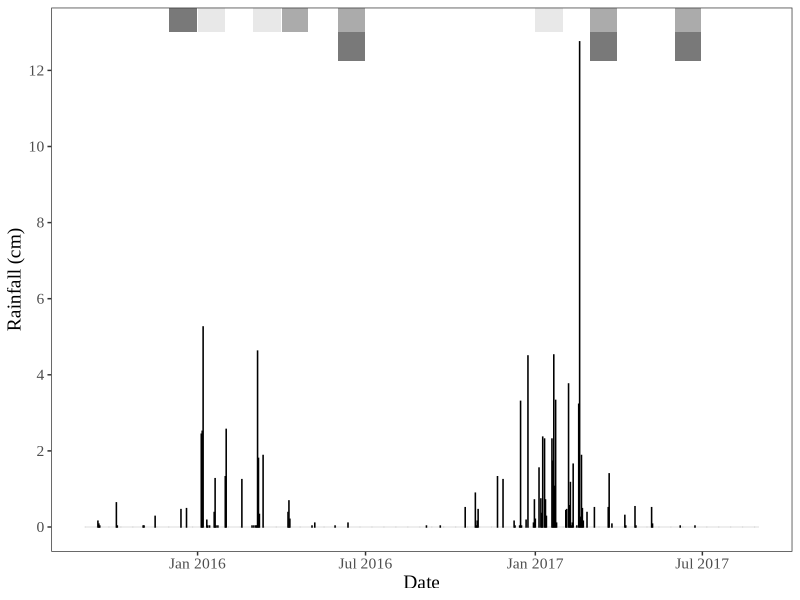
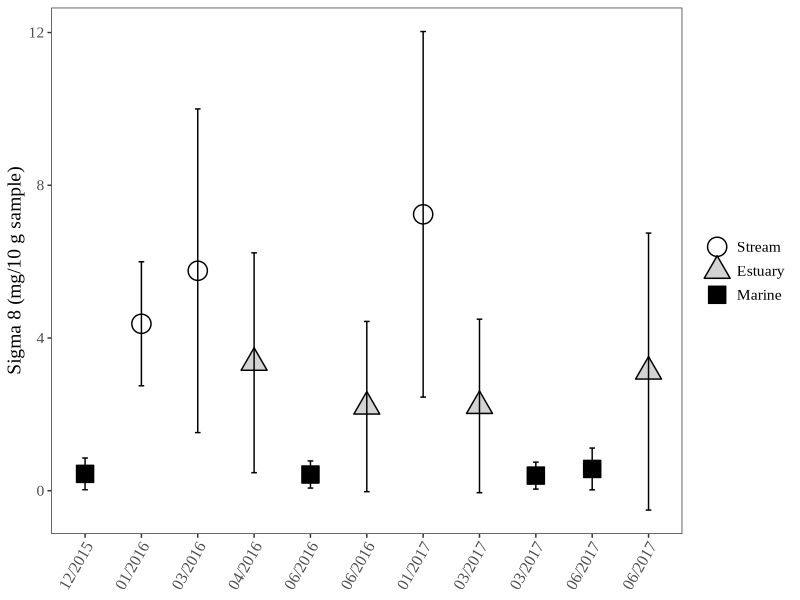
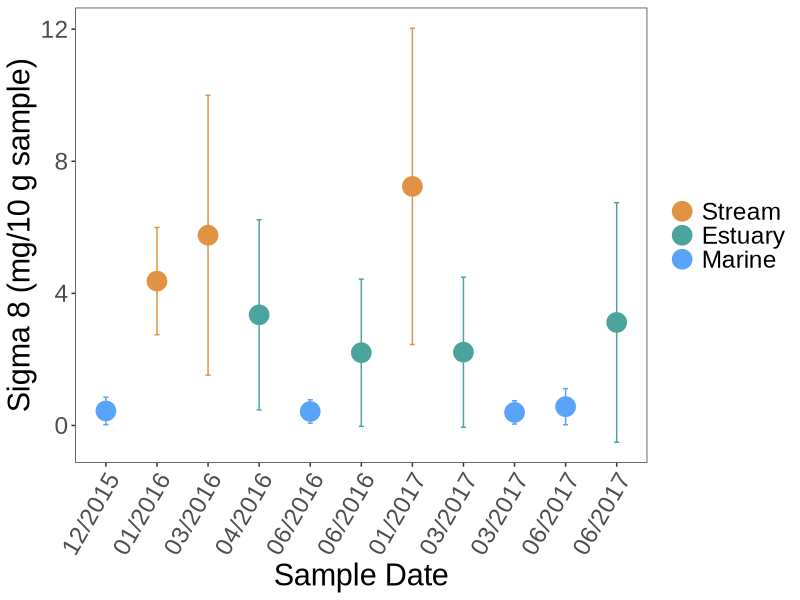
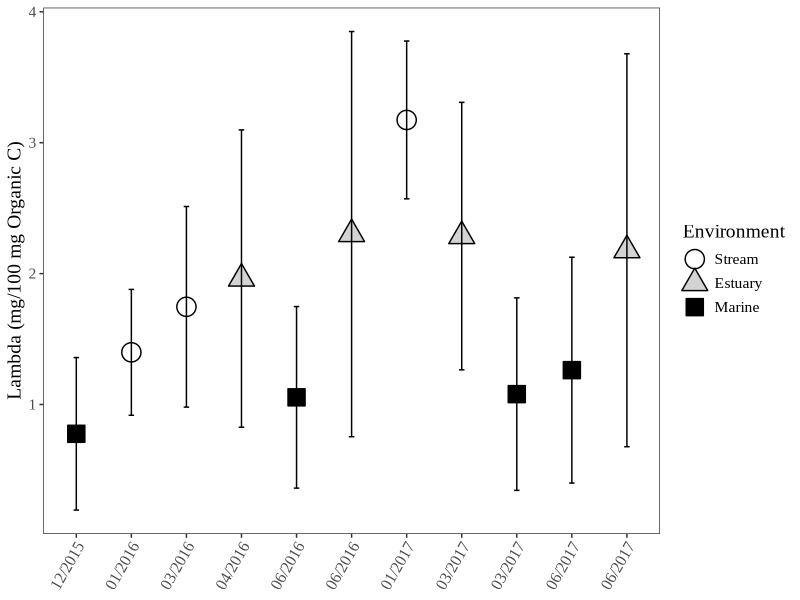
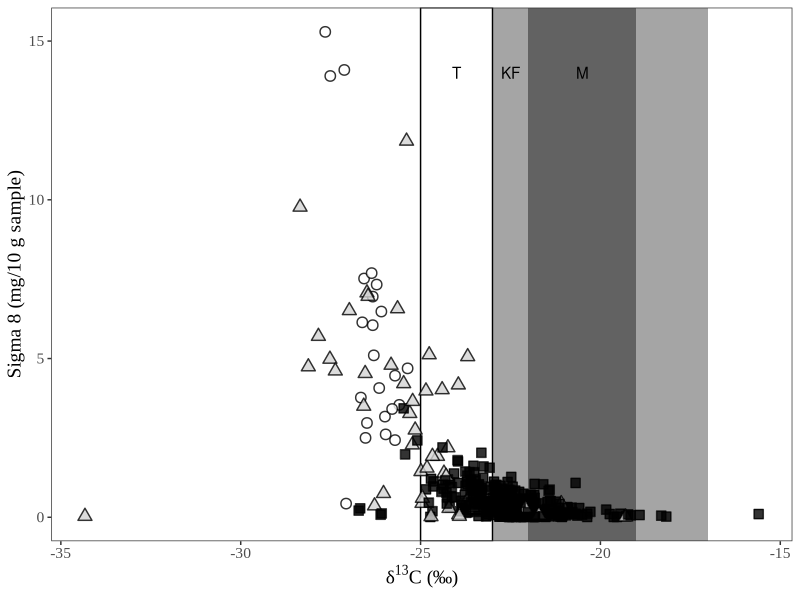

The R source for these figures, in order: (Note: this script raises an error after producing the figures.)
## ---- chunk 1
knitr::opts_chunk$set(echo = TRUE)
## ---- chunk 2

# Load packages.
library(tidyverse)
library(lubridate)
library(patchwork)

# Load datasets.
rain <- read_csv("SBCounty_Gauge234.csv") # Imports necessary data that's been transcribed from the online pdf document into a csv file.

master <- read_csv("RAPID_Master_Datasheet_add_region_streamcode.csv") # Loads the newly updated dataset, as of April 8, 2019. This same dataset is used for the linear mixed effects models.

# In addition, all NDs from Matthieu's original reports are replaced as NAs. For reasoning on why they are not 0s, see either of the other RMarkdown files in this project folder.

# Alright, so the seven outliers I'm removing will be 56, 66, 164, 238, 300, 387, and 389 from the original dataset. For reasoning on these 7, see LMEM Markdown file in this same project.

mastered <- master[ -c(56, 66, 164, 238, 300, 387, 389), ] # Removes outliers from original dataset.

# This dataset has already been QAQCed.

## ---- chunk 3

rain <- rain %>%
  mutate(Rainfall_cm = Rainfall_inches*2.54) %>% # Calculates rainfall in centimeters in a new column.
  mutate(DATE = mdy(Date)) # Transforms date into recognized date format.

rainplot <- ggplot(rain, aes(DATE, Rainfall_cm)) +
  annotate("rect", fill = "gray30", alpha = 0.75, 
        xmin = mdy("12-01-2015"), xmax = mdy("12-31-2015"),
        ymin = 13, ymax = Inf) + # December 2015 - Marine sampling
  annotate("rect", fill = "gray30", alpha = 0.75, 
        xmin = mdy("06-01-2016"), xmax = mdy("06-30-2016"),
        ymin = 12.25, ymax = 13) + # June 2016 - Marine sampling
  annotate("rect", fill = "gray30", alpha = 0.75, 
        xmin = mdy("03-01-2017"), xmax = mdy("03-30-2017"),
        ymin = 12.25, ymax = 13) + # March 2017 - Marine sampling
  annotate("rect", fill = "gray30", alpha = 0.75, 
        xmin = mdy("06-01-2017"), xmax = mdy("06-30-2017"),
        ymin = 12.25, ymax = 13) + # June 2017 - Marine sampling
  annotate("rect", fill = "gray88", alpha = 0.75, 
        xmin = mdy("01-01-2016"), xmax = mdy("01-31-2016"),
        ymin = 13, ymax = Inf) + # Jan 2016 - Stream sampling
  annotate("rect", fill = "gray88", alpha = 0.75, 
        xmin = mdy("03-01-2016"), xmax = mdy("03-31-2016"),
        ymin = 13, ymax = Inf) + # March 2016 - Stream sampling
  annotate("rect", fill = "gray88", alpha = 0.75, 
        xmin = mdy("01-01-2017"), xmax = mdy("01-31-2017"),
        ymin = 13, ymax = Inf) + # Jan 2017 - Stream sampling
  annotate("rect", fill = "gray56", alpha = 0.75, 
        xmin = mdy("04-01-2016"), xmax = mdy("04-30-2016"),
        ymin = 13, ymax = Inf) + # April 2016 - Estuarine sampling
  annotate("rect", fill = "gray56", alpha = 0.75, 
        xmin = mdy("06-01-2016"), xmax = mdy("06-30-2016"),
        ymin = 13, ymax = Inf) + # June 2016 - Estuarine sampling
  annotate("rect", fill = "gray56", alpha = 0.75, 
        xmin = mdy("03-01-2017"), xmax = mdy("03-30-2017"),
        ymin = 13, ymax = Inf) + # March 2017 - EStuarine sampling
  annotate("rect", fill = "gray56", alpha = 0.75, 
        xmin = mdy("06-01-2017"), xmax = mdy("06-30-2017"),
        ymin = 13, ymax = Inf) + # June 2017 - EStuarine sampling
  geom_bar(stat="identity", color="black", width=0.1) +
  theme_bw() +
  ylab("Rainfall (cm)") +
  xlab("Date") +
  scale_y_continuous(breaks=seq(0,14,2)) + # Adds y-axis labels every 2 cm.
  scale_x_date(date_labels = "%b %Y") + # Adds x-axis labels.
  theme_bw() +
  theme(panel.grid.major = element_blank(), panel.grid.minor = element_blank(),panel.background = element_blank()) +
  theme(text=element_text(family="Times New Roman", size=14)) #+
  #ggtitle("Santa Barbara County Precipitation\nWater Years 2015-2017")

rainplot

# Export figure to desktop.

# ggsave(("Figure_2.png"),
#        path = "/Users/heililowman/Desktop/R_figures/Lignin",
#        width = 20,
#        height = 10,
#        units = "cm"
#        )

## ---- chunk 4

# First, we will plot overall Sigma 8 and Lambda values.

Fig3_Stats <- mastered %>% # Takes the original dataset and then ...
  group_by(Group, Environment) %>% # Groups by date and environment and then ...
  summarize(Sig8 = mean(Sigma8, na.rm = TRUE), Sig8sd = sd(Sigma8, na.rm = TRUE), 
            Lam = mean(Lambda, na.rm = TRUE), Lamsd = sd(Lambda, na.rm = TRUE)) %>% # Summarizes and then...
  ungroup() %>% # Ungroups data.
  mutate(Environment = factor(case_when(Environment == "Stream" ~ "Stream",
                                        Environment == "Estuary" ~ "Estuary",
                                        Environment == "Reef" ~ "Marine"), levels = c("Stream", "Estuary", "Marine"))) %>% # Renames.
  mutate(Group = factor(Group, levels = c( "A", "B", "C", "D", "E", "F", "I", "H", "G", "J", "K"))) # Relevel the "Group" column so that it's presented in the best chronological order.

#tiff(filename = "/Users/heililowman/Documents/UC_Santa_Barbara/Research_Lignin/Figures/Manuscript_figure_files/Fig3A.tiff", width=6, height=4, unit="in", res=400) 
fig3a <- ggplot(Fig3_Stats, aes(Group, Sig8, shape=Environment, fill=Environment)) +
  scale_x_discrete(labels = c("12/2015", "01/2016", "03/2016", "04/2016", "06/2016", "06/2016", "01/2017", "03/2017", "03/2017", "06/2017", "06/2017")) +
  geom_point(size = 6,
             stroke = 0.75) + 
  scale_shape_manual(values = c(21, 24, 22)) +
  scale_fill_manual(values = c("white", "lightgrey", "black")) +
  geom_errorbar(data=Fig3_Stats, aes(ymin=Sig8-Sig8sd,ymax=Sig8+Sig8sd), width=0.1) +
  xlab("Sample Date") +
  ylab("Sigma 8 (mg/10 g sample)") + 
  theme_bw() +
  theme(panel.grid.major = element_blank(), panel.grid.minor = element_blank(),panel.background = element_blank()) + # This ensures the whole data grid is boxed in, which looks cleaner in text.
  theme(text=element_text(family="Times New Roman", size=14)) +
  theme(axis.text.x = element_text(angle = 60, hjust = 1)) +
  theme(axis.title.x=element_blank()) +
  theme(legend.title = element_blank())
#dev.off()

fig3a

# Creating the following figure for inclusion in my exit seminar.

fig3a_color <- ggplot(Fig3_Stats, aes(Group, Sig8, color=Environment)) +
  scale_x_discrete(labels = c("12/2015", "01/2016", "03/2016", "04/2016", "06/2016", "06/2016", "01/2017", "03/2017", "03/2017", "06/2017", "06/2017")) +
  geom_point(size = 6,
             stroke = 0.75) + 
  scale_color_manual(values=c("#E29244", "#4CA49E", "#59A3F8"), name = "Sampling Environment") + # Edit the legend and figure colors.
  geom_errorbar(data=Fig3_Stats, aes(ymin=Sig8-Sig8sd,ymax=Sig8+Sig8sd), width=0.1) +
  xlab("Sample Date") +
  ylab("Sigma 8 (mg/10 g sample)") + 
  theme_bw() +
  theme(panel.grid.major = element_blank(), panel.grid.minor = element_blank(),panel.background = element_blank()) + # This ensures the whole data grid is boxed in, which looks cleaner in text.
  theme(text=element_text(family="Arial", size=22)) +
  theme(axis.text.x = element_text(angle = 60, hjust = 1)) +
  theme(legend.title = element_blank())

fig3a_color
# Actually, I'm not sure how much more helpful a figure versus numbers will be so I'm skipping this figure in my presentation.

#tiff(filename = "/Users/heililowman/Documents/UC_Santa_Barbara/Research_Lignin/Figures/Manuscript_figure_files/Fig3B.tiff", width=6, height=4, unit="in", res=400) 
fig3b <- ggplot(Fig3_Stats, aes(Group, Lam, shape=Environment, fill=Environment)) +
  scale_x_discrete(labels = c("12/2015", "01/2016", "03/2016", "04/2016", "06/2016", "06/2016", "01/2017", "03/2017", "03/2017", "06/2017", "06/2017")) +
  geom_point(size = 6,
             stroke = 0.75) + 
  scale_shape_manual(values = c(21, 24, 22)) +
  scale_fill_manual(values = c("white", "lightgrey", "black")) +
  geom_errorbar(data=Fig3_Stats, aes(ymin=Lam-Lamsd,ymax=Lam+Lamsd), width=0.1) +
  xlab("Sample Date") +
  ylab("Lambda (mg/100 mg Organic C)") + 
  theme_bw() +
  theme(panel.grid.major = element_blank(), panel.grid.minor = element_blank(),panel.background = element_blank()) +
  theme(text=element_text(family="Times New Roman", size=14)) +
  theme(axis.text.x = element_text(angle = 60, hjust = 1)) +
  theme(axis.title.x=element_blank())
#dev.off()

fig3b

# Export figure to desktop.

# ggsave(("Figure_3.png"),
#        path = "/Users/heililowman/Desktop/R_figures/Lignin",
#        width = 20,
#        height = 10,
#        units = "cm"
#        )

## ---- chunk 5

# Next, we will plot isotopic data versus Sigma 8 and 3,5-Bd/V values.

isotopes <- mastered %>%
  mutate(Environment = factor(case_when(Environment == "Stream" ~ "Stream",
                                        Environment == "Estuary" ~ "Estuary",
                                        Environment == "Reef" ~ "Marine"), 
                              levels = c("Stream", "Estuary", "Marine")))# Renames.

# Need to keep the outlier in on the light end, because its the same distance from the nearest point as the outlier on the heavier end (and it was included on all of the LMEMs in the other file).

# I have also removed the designation of near/far from stream and just represented all marine sediments as reef sites - this distinction was not important in any of the models I ran, and I feel it doesn't add anything to the visual. Also, this will keep things consistent legend-wise with Figure 3.

#tiff(filename = "/Users/heililowman/Documents/UC_Santa_Barbara/Research_Lignin/Figures/Manuscript_figure_files/Fig4.tiff", width=12, height=6, unit="in", res=400) 
fig4 <- ggplot(isotopes, aes (x=d13C, y=Sigma8, shape=Environment, fill=Environment)) +
  annotate("rect", color = "black", fill = "white", 
        xmin = -25, xmax = -23,
        ymin = -Inf, ymax = Inf) + 
  annotate("text", x = -24, y = 14, label = "T") + # Terrestrial signatures
  annotate("rect", fill = "gray30", alpha = 0.50, 
        xmin = -23, xmax = -17,
        ymin = -Inf, ymax = Inf) + 
  annotate("text", x = -22.5, y = 14, label = "KF") + # Kelp forest signatures
  annotate("rect", fill = "gray30", alpha = 0.75, 
        xmin = -22, xmax = -19,
        ymin = -Inf, ymax = Inf) + 
  annotate("text", x = -20.5, y = 14, label = "M") +# Marine signatures
  geom_point(size=3,
             stroke = 0.75,
             alpha = 0.8) +
  scale_shape_manual(values = c(21, 24, 22)) +
  scale_fill_manual(values = c("white", "lightgrey", "black")) +
  theme_bw() +
  theme(panel.grid.major = element_blank(), panel.grid.minor = element_blank(),panel.background = element_blank()) +
  theme(text=element_text(family="Times New Roman", size=14)) +
  xlab(expression("δ"^{13}*"C (‰)")) + # GAH! It's AMAZING I GOT THE SUPERSCRIPT TO WORK!!!
  ylab("Sigma 8 (mg/10 g sample)") +
  theme(legend.position = "none")
#dev.off

fig4

#tiff(filename = "/Users/heililowman/Documents/UC_Santa_Barbara/Research_Lignin/Figures/Manuscript_figure_files/Fig5.tiff", width=10, height=6, unit="in", res=400) 
fig5 <- ggplot(isotopes, aes (x=d13C, y=Bd.V, shape=Environment, fill=Environment)) +
  geom_point(size=3,
             stroke = 0.75,
             alpha = 0.8) +
  scale_shape_manual(values = c(21, 24, 22)) +
  scale_fill_manual(values = c("white", "lightgrey", "black")) +
  theme_bw() +
  theme(panel.grid.major = element_blank(), panel.grid.minor = element_blank(),panel.background = element_blank()) +
  theme(text=element_text(family="Times New Roman", size=14)) +
  xlab(expression("δ"^{13}*"C (‰)")) +
  ylab("3,5-Bd / Vanillyl")
#dev.off

fig5

fig4_full <- fig4 + fig5

fig4_full

# Export figure to Desktop.

# ggsave(("Figure_4.png"),
#        path = "/Users/heililowman/Desktop/R_figures/Lignin",
#        width = 45,
#        height = 15,
#        units = "cm"
#        )

## ---- chunk 6

# So, this will be a plot of stream S/V and C/V values, but the boxes for source material will need to be added in in Powerpoint.

stream <- mastered %>%
  filter(Environment=="Stream") # Creates dataset of only stream data.

#tiff(filename = "/Users/heililowman/Documents/UC_Santa_Barbara/Research_Lignin/Figures/Manuscript_figure_files/Fig6.tiff", width=8, height=6, unit="in", res=400) 
fig6 <- ggplot(stream, aes (C.V,S.V, shape=Group_2, fill=Group_2)) +
  annotate("rect", color = "black", fill = "white", 
        xmin = 0, xmax = 0.5,
        ymin = 0.4, ymax = 3.25) + 
  annotate("text", x = 0.05, y = 3, label = "A") + # woody Angiosperm signatures
  annotate("rect", fill = "gray30", alpha = 0.25, 
        xmin = 0.2, xmax = 0.6,
        ymin = 0, ymax = 2.5) + 
  annotate("text", x = 0.575, y = 2.3, label = "a") + # non-woody angiosperm signatures
  annotate("rect", fill = "gray30", alpha = 0.40, 
        xmin = 0, xmax = 0.6,
        ymin = 0, ymax = 0.2) + 
  annotate("text", x = 0.05, y = 0.1, label = "G") +# woody Gymnosperm signatures
  annotate("rect", fill = "gray30", alpha = 0.60, 
        xmin = 0.2, xmax = 0.6,
        ymin = 0, ymax = 0.2) + 
  annotate("text", x = 0.575, y = 0.1, label = "g") + # non-woody gymnosperm signatures
  geom_point(size=6,
             stroke = 0.75,
             alpha = 0.8) +
  scale_shape_manual(name = "Sampling Date", values = c(21, 21, 21), labels = c("01/2016", "03/2016", "01/2017")) +
  scale_fill_manual(name = "Sampling Date", values = c("white", "lightgrey", "black"), labels = c("01/2016", "03/2016", "01/2017")) + # Need to duplicate labels in both calls so that legend works.
  xlim(0,0.6) +
  ylim(0,4.5) +
  theme_bw() +
  theme(panel.grid.major = element_blank(), panel.grid.minor = element_blank(),panel.background = element_blank()) +
  theme(text=element_text(family="Times New Roman", size=16)) +
  xlab("Cinnamyl / Vanillyl") +
  ylab("Syringyl / Vanillyl")
#dev.off

fig6

#Making a set of new figures for my exit seminar.

streama <- mastered %>%
  filter(Environment=="Stream") %>% # Creates dataset of only stream data.
  filter(Group=="B") # Selects only January 2016 data.

fig6_colora <- ggplot(streama, aes (C.V,S.V, color=Group_2)) +
  geom_point(size=8,
             stroke = 0.75) +
  scale_color_manual(values = c("#EFC68E"), labels = c("01/2016")) +
  #scale_color_manual(values = c("#E29244"), labels = c("01/2016")) + 
  xlim(0,0.6) +
  ylim(0,4.5) +
  theme_bw() +
  theme(panel.grid.major = element_blank(), panel.grid.minor = element_blank(),panel.background = element_blank()) +
  theme(text=element_text(family="Arial", size=22)) +
  xlab("Cinnamyl / Vanillyl") +
  ylab("Syringyl / Vanillyl") +
  theme(legend.title = element_blank())

#tiff(filename = "/Users/heililowman/Documents/UC_Santa_Barbara/Research_Lignin/Figures/Manuscript_figure_files/Fig6_colora_oak.tiff", width=8, height=6, unit="in", res=400) 
fig6_colora
#dev.off

streamb <- mastered %>%
  filter(Environment=="Stream") %>% # Creates dataset of only stream data.
  filter(Group=="B" | Group=="C") # Selects only 2016 data.

fig6_colorb <- ggplot(streamb, aes (C.V,S.V, color=Group_2)) +
  geom_point(size=8,
             stroke = 0.75) +
  scale_color_manual(values = c("#EFC68E", "#7C9867"), labels = c("01/2016", "03/2016")) +
  #scale_color_manual(values = c("#E29244","#FFAA00"), labels = c("01/2016", "03/2016")) + 
  xlim(0,0.6) +
  ylim(0,4.5) +
  theme_bw() +
  theme(panel.grid.major = element_blank(), panel.grid.minor = element_blank(),panel.background = element_blank()) +
  theme(text=element_text(family="Arial", size=22)) +
  xlab("Cinnamyl / Vanillyl") +
  ylab("Syringyl / Vanillyl") +
  theme(legend.title = element_blank())

#tiff(filename = "/Users/heililowman/Documents/UC_Santa_Barbara/Research_Lignin/Figures/Manuscript_figure_files/Fig6_colorb_oak.tiff", width=8, height=6, unit="in", res=400) 
fig6_colorb
#dev.off

fig6_colorc <- ggplot(stream, aes (C.V,S.V, color=Group_2)) +
  geom_point(size=8,
             stroke = 0.75) +
  scale_color_manual(values = c("#EFC68E", "#7C9867", "#4F5730"), labels = c("01/2016", "03/2016", "01/2017")) +
  #scale_color_manual(values = c("#E29244", "#FFAA00", "#D46F10"), labels = c("01/2016", "03/2016", "01/2017")) +
  xlim(0,0.6) +
  ylim(0,4.5) +
  theme_bw() +
  theme(panel.grid.major = element_blank(), panel.grid.minor = element_blank(),panel.background = element_blank()) +
  theme(text=element_text(family="Arial", size=22)) +
  xlab("Cinnamyl / Vanillyl") +
  ylab("Syringyl / Vanillyl") +
  theme(legend.title = element_blank())

#tiff(filename = "/Users/heililowman/Documents/UC_Santa_Barbara/Research_Lignin/Figures/Manuscript_figure_files/Fig6_colorc_oak.tiff", width=8, height=6, unit="in", res=400) 
fig6_colorc
#dev.off

## ---- chunk 7

# And now to create a similar S/V vs. C/V figure for the marine sample data.

marine <- mastered %>%
  filter(Environment=="Reef") # Creates dataset of only marine data.

fig7a <- ggplot(marine, aes (C.V,S.V, shape=Group, fill=Group)) +
  geom_point(size=6,
             stroke = 0.75,
             alpha = 0.8) +
  scale_shape_manual(name = "Sampling Date", values = c(21, 21, 21, 21), labels = c("12/2015", "06/2016", "03/2017", "06/2017")) +
  scale_fill_manual(name = "Sampling Date", values = c("white", "lightgrey", "gray30", "black"), labels = c("12/2015", "06/2016", "03/2017", "06/2017")) + # Need to duplicate labels in both calls so that legend works.
  xlim(0,0.25) +
  ylim(0,5.5) +
  theme_bw() +
  theme(panel.grid.major = element_blank(), panel.grid.minor = element_blank(),panel.background = element_blank()) +
  theme(text=element_text(family="Times New Roman", size=16)) +
  xlab("Cinnamyl/Vanillyl") +
  ylab("Syringyl/Vanillyl") +
  theme(legend.title = element_blank())

fig7a

# Due to sheer number of points, let's consolidate by site for each sampling.

m_cvsv <- marine %>% 
  group_by(Site, Group) %>%     
  summarize(meanC.V = mean(C.V, na.rm = TRUE), CVsd = sd(C.V, na.rm = TRUE), meanS.V = mean(S.V, na.rm = TRUE), SVsd = sd(S.V, na.rm = TRUE),) %>%
  ungroup()

#tiff(filename = "/Users/heililowman/Documents/UC_Santa_Barbara/Research_Lignin/Figures/Manuscript_figure_files/Fig7.tiff", width=8, height=6, unit="in", res=400) 
fig7b <- ggplot(m_cvsv, aes (x=meanC.V, y=meanS.V, shape = Group, fill = Group)) +
  geom_point(size=6,
             stroke = 0.75,
             alpha = 0.8) +
  scale_shape_manual(name = "Sampling Date", values = c(21, 21, 21, 21), labels = c("12/2015", "06/2016", "03/2017", "06/2017")) +
  scale_fill_manual(name = "Sampling Date", values = c("white", "lightgrey", "gray30", "black"), labels = c("12/2015", "06/2016", "03/2017", "06/2017")) +
  #geom_errorbar(data=m_cvsv, aes(ymin=meanS.V-SVsd,ymax=meanS.V+SVsd)) +
  #geom_errorbarh(data=m_cvsv, aes(xmin=meanC.V-CVsd,xmax=meanC.V+CVsd)) +
  xlim(0,0.25) +
  ylim(0,5.5) +
  theme_bw() +
  theme(panel.grid.major = element_blank(), panel.grid.minor = element_blank(),panel.background = element_blank()) +
  theme(text=element_text(family="Times New Roman", size=16)) +
  xlab("Cinnamyl / Vanillyl") +
  ylab("Syringyl / Vanillyl")
#dev.off

# Did not include error bars because they do not add to the takeaway of the figure, and delineations between groupings are made clear by the results of the LMEMs.

fig7b

fig5_full <- fig6 + fig7b

fig5_full + plot_annotation(tag_levels = 'A')

# Export full figure to Desktop.

# ggsave(("Figure_5.png"),
#        path = "/Users/heililowman/Desktop/R_figures/Lignin",
#        width = 40,
#        height = 15,
#        units = "cm"
#        )

# And below I've made some additional colored plots for use in my exit seminar.

m_cvsva <- m_cvsv %>% # Takes the original aggregated dataset.
  filter(Group == "A") # Selects only December 2015 samples.

fig7b_colora <- ggplot(m_cvsva, aes (x=meanC.V, y=meanS.V, color = Group)) +
  geom_point(size=8,
             stroke = 0.75) +
  scale_color_manual(values = c("#3793EC"), labels = c("12/2015")) +
  xlim(0,0.25) +
  ylim(0,5.5) +
  theme_bw() +
  theme(panel.grid.major = element_blank(), panel.grid.minor = element_blank(),panel.background = element_blank()) +
  theme(text=element_text(family="Arial", size=22)) +
  xlab("Cinnamyl / Vanillyl") +
  ylab("Syringyl / Vanillyl") +
  theme(legend.title = element_blank())

#tiff(filename = "/Users/heililowman/Documents/UC_Santa_Barbara/Research_Lignin/Figures/Manuscript_figure_files/Fig7b_colora_lake.tiff", width=8, height=6, unit="in", res=400) 
fig7b_colora
#dev.off

m_cvsvb <- m_cvsv %>% # Takes the original aggregated dataset.
  filter(Group == "A" | Group == "E") # Selects only December 2015 and June 2016 samples.

fig7b_colorb <- ggplot(m_cvsvb, aes (x=meanC.V, y=meanS.V, color = Group)) +
  geom_point(size=8,
             stroke = 0.75) +
  scale_color_manual(values = c("#3793EC", "#7AC9B7"), labels = c("12/2015", "06/2016")) +
  xlim(0,0.25) +
  ylim(0,5.5) +
  theme_bw() +
  theme(panel.grid.major = element_blank(), panel.grid.minor = element_blank(),panel.background = element_blank()) +
  theme(text=element_text(family="Arial", size=22)) +
  xlab("Cinnamyl / Vanillyl") +
  ylab("Syringyl / Vanillyl") +
  theme(legend.title = element_blank())

#tiff(filename = "/Users/heililowman/Documents/UC_Santa_Barbara/Research_Lignin/Figures/Manuscript_figure_files/Fig7b_colorb_lake.tiff", width=8, height=6, unit="in", res=400) 
fig7b_colorb
#dev.off

m_cvsvbb <- m_cvsv %>% # Takes the original aggregated dataset.
  filter(Group == "A" | Group == "E" | Group == "G") # Selects only December 2015 and June 2016 samples.

fig7b_colorbb <- ggplot(m_cvsvbb, aes (x=meanC.V, y=meanS.V, color = Group)) +
  geom_point(size=8,
             stroke = 0.75) +
  scale_color_manual(values = c("#3793EC", "#7AC9B7", "#6CA184"), labels = c("12/2015", "06/2016", "03/2017")) +
  xlim(0,0.25) +
  ylim(0,5.5) +
  theme_bw() +
  theme(panel.grid.major = element_blank(), panel.grid.minor = element_blank(),panel.background = element_blank()) +
  theme(text=element_text(family="Arial", size=22)) +
  xlab("Cinnamyl / Vanillyl") +
  ylab("Syringyl / Vanillyl") +
  theme(legend.title = element_blank())

#tiff(filename = "/Users/heililowman/Documents/UC_Santa_Barbara/Research_Lignin/Figures/Manuscript_figure_files/Fig7b_colorbb_lake.tiff", width=8, height=6, unit="in", res=400) 
fig7b_colorbb
#dev.off

fig7b_colorc <- ggplot(m_cvsv, aes (x=meanC.V, y=meanS.V, color = Group)) +
  geom_point(size=8,
             stroke = 0.75) +
  scale_color_manual(values = c("#3793EC", "#7AC9B7", "#6CA184", "#2A3927"), labels = c("12/2015", "06/2016", "03/2017", "06/2017")) +
  #scale_color_manual(values = c("#69B9FA", "#59A3F8", "#5A7ECB", "#6B6D9F"), labels = c("12/2015", "06/2016", "03/2017", "06/2017")) +
  xlim(0,0.25) +
  ylim(0,5.5) +
  theme_bw() +
  theme(panel.grid.major = element_blank(), panel.grid.minor = element_blank(),panel.background = element_blank()) +
  theme(text=element_text(family="Arial", size=22)) +
  xlab("Cinnamyl / Vanillyl") +
  ylab("Syringyl / Vanillyl") +
  theme(legend.title = element_blank())

#tiff(filename = "/Users/heililowman/Documents/UC_Santa_Barbara/Research_Lignin/Figures/Manuscript_figure_files/Fig7b_colorc_lake.tiff", width=8, height=6, unit="in", res=400) 
fig7b_colorc
#dev.off

## ---- chunk 8

# Similar to Figure 6, this figure will plot degradation parameters for stream data only.

#tiff(filename = "/Users/heililowman/Documents/UC_Santa_Barbara/Research_Lignin/Figures/Manuscript_figure_files/Fig8.tiff", width=8, height=6, unit="in", res=400) 
fig8 <- ggplot(stream, aes (Bd.V,P..V.S., shape=Group_2, fill=Group_2)) +
  geom_point(size=6,
             stroke = 0.75,
             alpha = 0.8) +
  scale_shape_manual(name = "Sampling Date", values = c(21, 21, 21), labels = c("01/2016", "03/2016", "01/2017")) +
  scale_fill_manual(name = "Sampling Date", values = c("white", "lightgrey", "black"), labels = c("01/2016", "03/2016", "01/2017")) +
  xlim(0,0.4) +
  ylim(0,0.4) +
  theme_bw() +
  theme(panel.grid.major = element_blank(), panel.grid.minor = element_blank(),panel.background = element_blank()) +
  theme(text=element_text(family="Times New Roman", size=16)) +
  xlab("3,5-Bd / Vanillyl") +
  ylab("P-hydroxyl / (Vanillyl + Syringyl)")
#dev.off

fig8

## ---- chunk 9

# And finally, the code for the P/V+S vs. 3,5-Bd/V values for marine sites.

fig9a <- ggplot(marine, aes (Bd.V,P..V.S., shape=Group, fill=Group)) +
  geom_point(size=6,
             stroke = 0.75,
             alpha = 0.8) +
  scale_shape_manual(values = c(21, 21, 21, 21), labels = c("12/2015", "06/2016", "03/2017", "06/2017")) +
  scale_fill_manual(values = c("white", "lightgrey", "gray30", "black"), labels = c("12/2015", "06/2016", "03/2017", "06/2017")) +
  xlim(0,2) +
  ylim(0,1) +
  theme_bw() +
  theme(panel.grid.major = element_blank(), panel.grid.minor = element_blank(),panel.background = element_blank()) +
  theme(text=element_text(family="Times New Roman", size=16)) +
  xlab("3,5Bd / Vanillyl") +
  ylab("P-hydroxyl / (Vanillyl + Syringyl)") +
  theme(legend.title = element_blank())

fig9a

# Going to aggregate values again as we did in Figure 7.

m_bdvpvs <- marine %>% 
  group_by(Site, Group) %>%     
  summarize(meanBdV = mean(Bd.V, na.rm = TRUE), BdVsd = sd(Bd.V, na.rm = TRUE), meanPVS = mean(P..V.S., na.rm = TRUE), PVSsd = sd(P..V.S., na.rm = TRUE),) %>%
  ungroup()

#tiff(filename = "/Users/heililowman/Documents/UC_Santa_Barbara/Research_Lignin/Figures/Manuscript_figure_files/Fig9.tiff", width=8, height=6, unit="in", res=400) 
fig9b <- ggplot(m_bdvpvs, aes (x=meanBdV, y=meanPVS, shape = Group, fill = Group)) +
  geom_point(size=6,
             stroke = 0.75,
             alpha = 0.8) +
  scale_shape_manual(name = "Sampling Date", values = c(21, 21, 21, 21), labels = c("12/2015", "06/2016", "03/2017", "06/2017")) +
  scale_fill_manual(name = "Sampling Date", values = c("white", "lightgrey", "gray30", "black"), labels = c("12/2015", "06/2016", "03/2017", "06/2017")) +
  xlim(0,2) +
  ylim(0,1) +
  theme_bw() +
  theme(panel.grid.major = element_blank(), panel.grid.minor = element_blank(),panel.background = element_blank()) +
  theme(text=element_text(family="Times New Roman", size=16)) +
  xlab("3,5Bd / Vanillyl") +
  ylab("P-hydroxyl / (Vanillyl + Syringyl)")
#dev.off

fig9b

fig6_full <- fig8 + fig9b

fig6_full + plot_annotation(tag_levels = 'A')

# Export full figure to Desktop.

# ggsave(("Figure_6.png"),
#        path = "/Users/heililowman/Desktop/R_figures/Lignin",
#        width = 40,
#        height = 15,
#        units = "cm"
#        )
